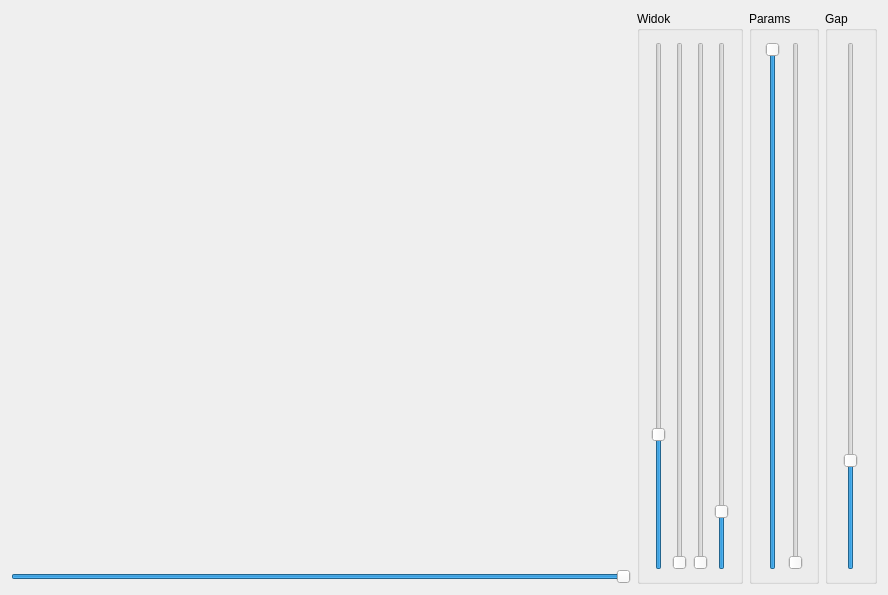
<?xml version="1.0" encoding="UTF-8"?>
<ui version="4.0">
 <class>MainWindow</class>
 <widget class="QMainWindow" name="MainWindow">
  <property name="geometry">
   <rect>
    <x>0</x>
    <y>0</y>
    <width>888</width>
    <height>595</height>
   </rect>
  </property>
  <property name="windowTitle">
   <string>MainWindow</string>
  </property>
  <widget class="QWidget" name="centralWidget">
   <layout class="QGridLayout" name="gridLayout">
    <item row="0" column="1" rowspan="2">
     <widget class="QGroupBox" name="groupBoxView">
      <property name="title">
       <string>Widok</string>
      </property>
      <layout class="QHBoxLayout" name="horizontalLayout">
       <item>
        <widget class="QSlider" name="verticalSliderRotX">
         <property name="maximum">
          <number>3600</number>
         </property>
         <property name="value">
          <number>900</number>
         </property>
         <property name="orientation">
          <enum>Qt::Vertical</enum>
         </property>
        </widget>
       </item>
       <item>
        <widget class="QSlider" name="verticalSliderRotY">
         <property name="maximum">
          <number>3600</number>
         </property>
         <property name="orientation">
          <enum>Qt::Vertical</enum>
         </property>
        </widget>
       </item>
       <item>
        <widget class="QSlider" name="verticalSliderRotZ">
         <property name="maximum">
          <number>3600</number>
         </property>
         <property name="orientation">
          <enum>Qt::Vertical</enum>
         </property>
        </widget>
       </item>
       <item>
        <widget class="QSlider" name="verticalSliderZoom">
         <property name="maximum">
          <number>1000</number>
         </property>
         <property name="value">
          <number>100</number>
         </property>
         <property name="orientation">
          <enum>Qt::Vertical</enum>
         </property>
        </widget>
       </item>
      </layout>
     </widget>
    </item>
    <item row="1" column="0">
     <widget class="QSlider" name="horizontalSlider">
      <property name="maximum">
       <number>500</number>
      </property>
      <property name="value">
       <number>500</number>
      </property>
      <property name="orientation">
       <enum>Qt::Horizontal</enum>
      </property>
     </widget>
    </item>
    <item row="0" column="4" rowspan="2">
     <widget class="QGroupBox" name="groupBoxVis">
      <property name="title">
       <string>Params</string>
      </property>
      <layout class="QHBoxLayout" name="horizontalLayout_2">
       <item>
        <widget class="QSlider" name="verticalSliderAlpha">
         <property name="maximum">
          <number>1000</number>
         </property>
         <property name="value">
          <number>1000</number>
         </property>
         <property name="orientation">
          <enum>Qt::Vertical</enum>
         </property>
        </widget>
       </item>
       <item>
        <widget class="QSlider" name="verticalSliderTreshold">
         <property name="maximum">
          <number>1000</number>
         </property>
         <property name="orientation">
          <enum>Qt::Vertical</enum>
         </property>
        </widget>
       </item>
      </layout>
     </widget>
    </item>
    <item row="0" column="0">
     <widget class="WidgetOpenGL" name="widgetOpenGL" native="true">
      <property name="minimumSize">
       <size>
        <width>200</width>
        <height>200</height>
       </size>
      </property>
     </widget>
    </item>
    <item row="0" column="5" rowspan="2">
     <widget class="QGroupBox" name="horizontalGroupBox">
      <property name="title">
       <string>Gap</string>
      </property>
      <layout class="QHBoxLayout" name="horizontalLayout_3">
       <item>
        <widget class="QSlider" name="verticalSliderGap">
         <property name="enabled">
          <bool>true</bool>
         </property>
         <property name="minimum">
          <number>1</number>
         </property>
         <property name="maximum">
          <number>500</number>
         </property>
         <property name="value">
          <number>100</number>
         </property>
         <property name="orientation">
          <enum>Qt::Vertical</enum>
         </property>
        </widget>
       </item>
      </layout>
     </widget>
    </item>
   </layout>
  </widget>
 </widget>
 <layoutdefault spacing="6" margin="11"/>
 <customwidgets>
  <customwidget>
   <class>WidgetOpenGL</class>
   <extends>QWidget</extends>
   <header location="global">widgetopengl.h</header>
   <container>1</container>
   <slots>
    <slot>v_transform()</slot>
   </slots>
  </customwidget>
 </customwidgets>
 <resources/>
 <connections/>
</ui>
